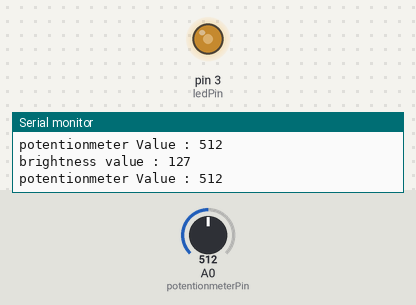
The sketch below on a simulated Arduino Uno, built with avr-gcc and run on an emulated ATmega328P. Parts: output pins drawn as LEDs (lit = HIGH), the last lines printed to the serial monitor. The inputs (shaded band) are chosen by the test bench; at power-on: A0 (potentionmeterPin) = 512.

Above: at 1.2 s.
1.3 s: A0 (potentionmeterPin) set to 420
At 2.1 s:
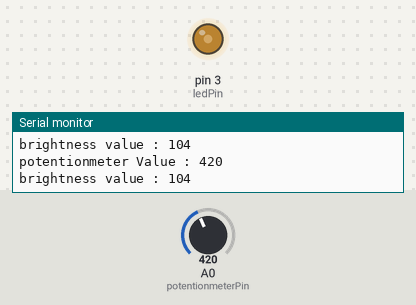
2.8 s: A0 (potentionmeterPin) set to 393
At 3.8 s:
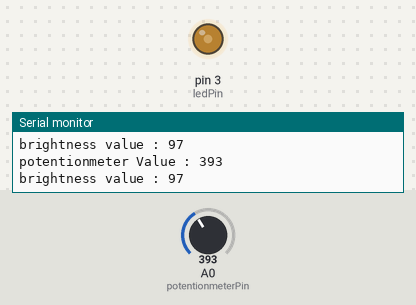
5.8 s: A0 (potentionmeterPin) set to 716
At 6.2 s:
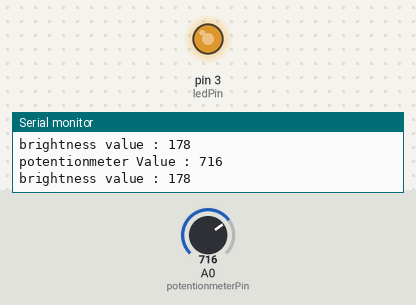
7.3 s: A0 (potentionmeterPin) set to 122
At 7.8 s:
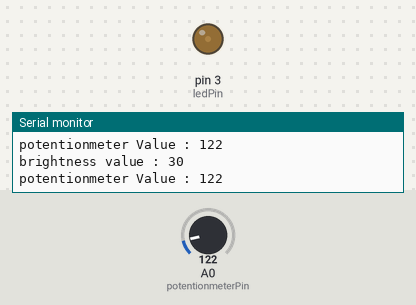
8.8 s: A0 (potentionmeterPin) set to 109
At 9.6 s:
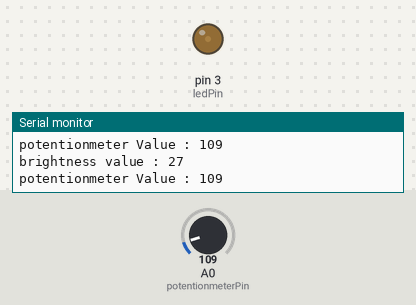
11.8 s: A0 (potentionmeterPin) set to 89
At 12.7 s:
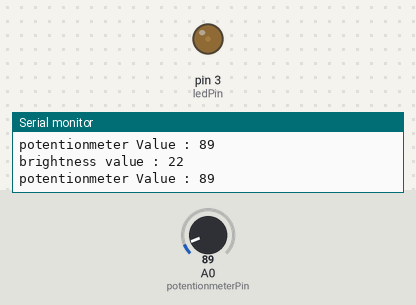
Timing chart, 0 to 14.3 s (numbered marks = the images above; inputs shaded):
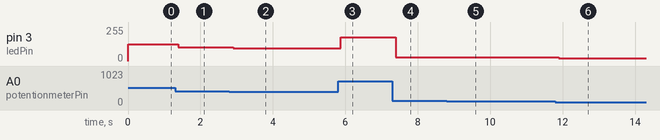

The sketch:

app.ino
```cpp
const int ledPin=3;
const int potentionmeterPin = A0;

int potentionmeterValue;
int brightness;

void setup()
{
    Serial.begin(9600);
}

void loop(){
    potentionmeterValue = analogRead(potentionmeterPin);

    Serial.print("potentionmeter Value : ");
    Serial.println(potentionmeterValue);

    brightness = map(potentionmeterValue,0,1023,0,255);
    Serial.print("brightness value : ");
    Serial.println(brightness);

    analogWrite(ledPin, brightness);
}
```

Measured:
- after the input at 1.3 s, pin 3 (ledPin): 127/255 → 104/255 after 0.09 s
- after the input at 2.8 s, pin 3 (ledPin): 104/255 → 97/255 after 0.11 s
- after the input at 5.8 s, pin 3 (ledPin): 97/255 → 178/255 after 0.08 s
- after the input at 7.3 s, pin 3 (ledPin): 178/255 → 30/255 after 0.09 s
- after the input at 8.8 s, pin 3 (ledPin): 30/255 → 27/255 after 0.08 s
- after the input at 11.8 s, pin 3 (ledPin): 27/255 → 22/255 after 0.10 s
